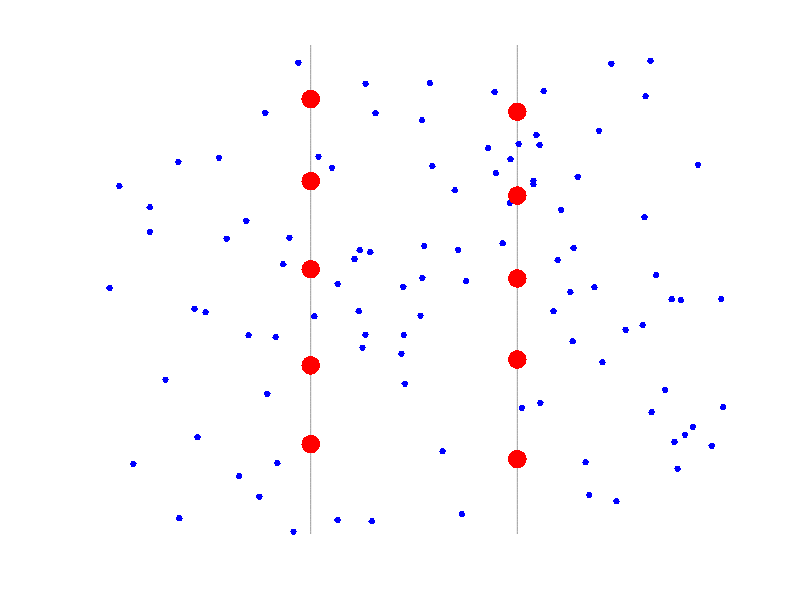

This chart was generated by the following MATLAB code:
clc; close all; clear all; 

N_b = 100; 

x_b = rand(1, N_b); 
y_b = rand(1, N_b); 

N_f = 5;

y1_f = linspace(1/(N_f + 2), 1 - 1/(N_f + 2), N_f) + 0.05 .* rand(1, N_f); 
y2_f = linspace(1/(N_f + 2), 1 - 1/(N_f + 2), N_f) + 0.05 .* rand(1, N_f);

N = 200;
y    = linspace(0, 1, N);

x1_f = 1/3; 
x2_f = 2/3;

figure(1)
hold on
plot(x1_f*ones(1, N), y, '-', 'color', [0, 0, 0] + 0.6)
plot(x2_f*ones(1, N), y, '-', 'color', [0, 0, 0] + 0.6)
plot(x_b, y_b, 'b.', 'MarkerSize', 15)
plot(x1_f, y1_f, 'r.', 'MarkerSize', 40)
plot(x2_f, y2_f, 'r.', 'MarkerSize', 40)


set(gca,'xtick',[])
set(gca,'xticklabel',[])
 set(gca,'visible','off');

set(gca,'ytick',[])
set(gca,'yticklabel',[])
set(gca,'visible','off');
axis([0, 1, 0, 1])
hold off
